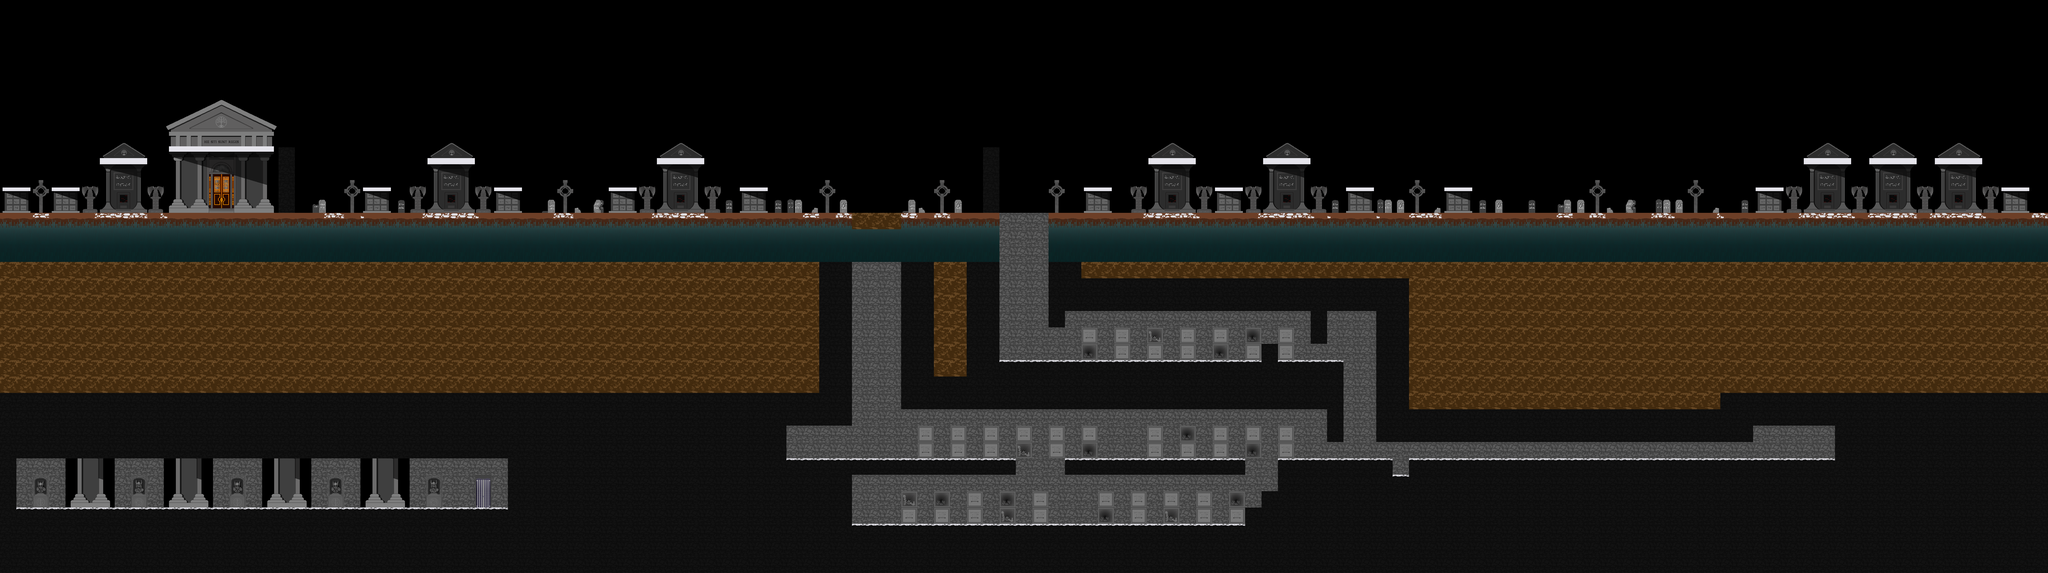

This game map was drawn from its Tiled (.tmx) file and the tilesets committed beside it. A one-line description and the trimmed map source follow:
An orthogonal 125x35 tile map with 64x64 px tiles, 2 tile layers (derriere, solides), 1 hidden layer not drawn and 103 objects (escalier, checkPoint4, checkPoint3, checkPoint1, checkPoint2, ...).

<map version="1.4" tiledversion="1.4.3" orientation="orthogonal" renderorder="right-down" width="125" height="35" tilewidth="64" tileheight="64" infinite="0" nextlayerid="37" nextobjectid="169">
 <tileset firstgid="1" name="tableauTiledTilesetCimetiere2" tilewidth="64" tileheight="64" tilecount="168" columns="21">
  <image source="tableauTiledTilesetCimetiere2.png" width="1344" height="512" />
  <tile id="0">
   <properties>
    <property name="collides" type="bool" value="true" />
   </properties>
  </tile>
  <tile id="1">
   <properties>
    <property name="collides" type="bool" value="false" />
   </properties>
  </tile>
  <tile id="2">
   <properties>
    <property name="collides" type="bool" value="false" />
   </properties>
  </tile>
  <tile id="3">
   <properties>
    <property name="collides" type="bool" value="false" />
   </properties>
  </tile>
  <tile id="4">
   <properties>
    <property name="collides" type="bool" value="false" />
   </properties>
  </tile>
  <tile id="5">
   <properties>
    <property name="collides" type="bool" value="true" />
   </properties>
  </tile>
  <tile id="6">
   <properties>
    <property name="collides" type="bool" value="true" />
   </properties>
  </tile>
  <tile id="7">
   <properties>
    <property name="collides" type="bool" value="false" />
   </properties>
  </tile>
  <tile id="8">
   <properties>
    <property name="collides" type="bool" value="false" />
   </properties>
  </tile>
  <tile id="9">
   <properties>
    <property name="collides" type="bool" value="false" />
   </properties>
  </tile>
  <tile id="10">
   <properties>
    <property name="collides" type="bool" value="true" />
   </properties>
  </tile>
  <tile id="11">
   <properties>
    <property name="collides" type="bool" value="true" />
   </properties>
  </tile>
  <tile id="12">
   <properties>
    <property name="collides" type="bool" value="false" />
   </properties>
  </tile>
  <tile id="13">
   <properties>
    <property name="collides" type="bool" value="false" />
   </properties>
  </tile>
  <tile id="14">
   <properties>
    <property name="collides" type="bool" value="false" />
   </properties>
  </tile>
  <tile id="15">
   <properties>
    <property name="collides" type="bool" value="false" />
   </properties>
  </tile>
  <tile id="16">
   <properties>
    <property name="collides" type="bool" value="false" />
   </properties>
  </tile>
  <tile id="17">
   <properties>
    <property name="collides" type="bool" value="false" />
   </properties>
  </tile>
  <tile id="18">
   <properties>
    <property name="collides" type="bool" value="false" />
   </properties>
  </tile>
  <tile id="21">
   <properties>
    <property name="collides" type="bool" value="false" />
   </properties>
  </tile>
  <tile id="22">
   <properties>
    <property name="collides" type="bool" value="false" />
   </properties>
  </tile>
  <tile id="23">
   <properties>
    <property name="collides" type="bool" value="false" />
   </properties>
  </tile>
  <tile id="24">
   <properties>
    <property name="collides" type="bool" value="false" />
   </properties>
  </tile>
  <tile id="25">
   <properties>
    <property name="collides" type="bool" value="false" />
   </properties>
  </tile>
  <tile id="26">
   <properties>
    <property name="collides" type="bool" value="false" />
   </properties>
  </tile>
  <tile id="27">
   <properties>
    <property name="collides" type="bool" value="false" />
   </properties>
  </tile>
  <tile id="28">
   <properties>
    <property name="collides" type="bool" value="false" />
   </properties>
  </tile>
  <tile id="29">
   <properties>
    <property name="collides" type="bool" value="false" />
   </properties>
  </tile>
  <tile id="30">
   <properties>
    <property name="collides" type="bool" value="false" />
   </properties>
  </tile>
  <tile id="31">
   <properties>
    <property name="collides" type="bool" value="true" />
   </properties>
  </tile>
  <tile id="32">
   <properties>
    <property name="collides" type="bool" value="true" />
   </properties>
  </tile>
  <tile id="33">
   <properties>
    <property name="collides" type="bool" value="false" />
   </properties>
  </tile>
  <tile id="34">
   <properties>
    <property name="collides" type="bool" value="false" />
   </properties>
  </tile>
  <tile id="35">
   <properties>
    <property name="collides" type="bool" value="false" />
   </properties>
  </tile>
  <tile id="36">
   <properties>
    <property name="collides" type="bool" value="false" />
   </properties>
  </tile>
  <tile id="37">
   <properties>
    <property name="collides" type="bool" value="false" />
   </properties>
  </tile>
  <tile id="38">
   <properties>
    <property name="collides" type="bool" value="false" />
   </properties>
  </tile>
  <tile id="39">
   <properties>
    <property name="collides" type="bool" value="false" />
   </properties>
  </tile>
  <tile id="42">
   <properties>
    <property name="collides" type="bool" value="false" />
   </properties>
  </tile>
  <tile id="43">
   <properties>
    <property name="collides" type="bool" value="false" />
   </properties>
  </tile>
  <tile id="44">
   <properties>
    <property name="collides" type="bool" value="false" />
   </properties>
  </tile>
  <tile id="45">
   <properties>
    <property name="collides" type="bool" value="false" />
   </properties>
  </tile>
  <tile id="46">
   <properties>
    <property name="collides" type="bool" value="false" />
   </properties>
  </tile>
  <tile id="47">
   <properties>
    <property name="collides" type="bool" value="true" />
   </properties>
  </tile>
  <tile id="48">
   <properties>
    <property name="collides" type="bool" value="false" />
   </properties>
  </tile>
  <tile id="49">
   <properties>
    <property name="collides" type="bool" value="false" />
   </properties>
  </tile>
  <tile id="50">
   <properties>
    <property name="collides" type="bool" value="false" />
   </properties>
  </tile>
  <tile id="51">
   <properties>
    <property name="collides" type="bool" value="false" />
   </properties>
  </tile>
  <tile id="52">
   <properties>
    <property name="collides" type="bool" value="false" />
   </properties>
  </tile>
  <tile id="53">
   <properties>
    <property name="collides" type="bool" value="false" />
   </properties>
  </tile>
  <tile id="54">
   <properties>
    <property name="collides" type="bool" value="false" />
   </properties>
  </tile>
  <tile id="55">
   <properties>
    <property name="collides" type="bool" value="false" />
   </properties>
  </tile>
  <tile id="56">
   <properties>
    <property name="collides" type="bool" value="false" />
   </properties>
  </tile>
  <tile id="57">
   <properties>
    <property name="collides" type="bool" value="false" />
   </properties>
  </tile>
  <tile id="58">
   <properties>
    <property name="collides" type="bool" value="false" />
   </properties>
  </tile>
  <tile id="59">
   <properties>
    <property name="collides" type="bool" value="false" />
   </properties>
  </tile>
  <tile id="60">
   <properties>
    <property name="collides" type="bool" value="false" />
   </properties>
  </tile>
  <tile id="63">
   <properties>
    <property name="collides" type="bool" value="false" />
   </properties>
  </tile>
  <tile id="64">
   <properties>
    <property name="collides" type="bool" value="false" />
   </properties>
  </tile>
  <tile id="65">
   <properties>
    <property name="collides" type="bool" value="false" />
   </properties>
  </tile>
  <tile id="66">
   <properties>
    <property name="collides" type="bool" value="false" />
   </properties>
  </tile>
  <tile id="67">
   <properties>
    <property name="collides" type="bool" value="false" />
   </properties>
  </tile>
  <tile id="68">
   <properties>
    <property name="collides" type="bool" value="true" />
   </properties>
  </tile>
  <tile id="69">
   <properties>
    <property name="collides" type="bool" value="true" />
   </properties>
  </tile>
  <tile id="70">
   <properties>
    <property name="collides" type="bool" value="true" />
   </properties>
  </tile>
  <tile id="71">
   <properties>
    <property name="collides" type="bool" value="true" />
   </properties>
  </tile>
  <tile id="72">
   <properties>
    <property name="collides" type="bool" value="true" />
   </properties>
  </tile>
  <tile id="73">
   <properties>
    <property name="collides" type="bool" value="true" />
   </properties>
  </tile>
  <tile id="74">
   <properties>
    <property name="collides" type="bool" value="false" />
   </properties>
  </tile>
  <tile id="75">
   <properties>
    <property name="collides" type="bool" value="false" />
   </properties>
  </tile>
  <tile id="76">
   <properties>
    <property name="collides" type="bool" value="false" />
   </properties>
  </tile>
  <tile id="77">
   <properties>
    <property name="collides" type="bool" value="false" />
   </properties>
  </tile>
  <tile id="78">
   <properties>
    <property name="collides" type="bool" value="false" />
   </properties>
  </tile>
  <tile id="79">
   <properties>
    <property name="collides" type="bool" value="false" />
   </properties>
  </tile>
  <tile id="80">
   <properties>
    <property name="collides" type="bool" value="false" />
   </properties>
  </tile>
  <tile id="81">
   <properties>
    <property name="collides" type="bool" value="false" />
   </properties>
  </tile>
  <tile id="84">
   <properties>
    <property name="collides" type="bool" value="false" />
   </properties>
  </tile>
  <tile id="85">
   <properties>
    <property name="collides" type="bool" value="false" />
   </properties>
  </tile>
  <tile id="86">
   <properties>
    <property name="collides" type="bool" value="false" />
   </properties>
  </tile>
  <tile id="87">
   <properties>
    <property name="collides" type="bool" value="false" />
   </properties>
  </tile>
  <tile id="88">
   <properties>
    <property name="collides" type="bool" value="false" />
   </properties>
  </tile>
  <tile id="89">
   <properties>
    <property name="collides" type="bool" value="false" />
   </properties>
  </tile>
  <tile id="90">
   <properties>
    <property name="collides" type="bool" value="true" />
   </properties>
  </tile>
  <tile id="91">
   <properties>
    <property name="collides" type="bool" value="true" />
   </properties>
  </tile>
  <tile id="92">
   <properties>
    <property name="collides" type="bool" value="true" />
   </properties>
  </tile>
  <tile id="93">
   <properties>
    <property name="collides" type="bool" value="true" />
   </properties>
  </tile>
  <tile id="94">
   <properties>
    <property name="collides" type="bool" value="true" />
   </properties>
  </tile>
  <tile id="95">
   <properties>
    <property name="collides" type="bool" value="false" />
   </properties>
  </tile>
  <tile id="96">
   <properties>
    <property name="collides" type="bool" value="false" />
   </properties>
  </tile>
  <tile id="97">
   <properties>
    <property name="collides" type="bool" value="false" />
   </properties>
  </tile>
  <tile id="98">
   <properties>
    <property name="collides" type="bool" value="false" />
   </properties>
  </tile>
  <tile id="99">
   <properties>
    <property name="collides" type="bool" value="false" />
   </properties>
  </tile>
  <tile id="100">
   <properties>
    <property name="collides" type="bool" value="false" />
   </properties>
  </tile>
  <tile id="101">
   <properties>
    <property name="collides" type="bool" value="false" />
   </properties>
  </tile>
  <tile id="102">
   <properties>
    <property name="collides" type="bool" value="false" />
   </properties>
  </tile>
  <tile id="105">
   <properties>
    <property name="collides" type="bool" value="false" />
   </properties>
  </tile>
  <tile id="106">
   <properties>
    <property name="collides" type="bool" value="false" />
   </properties>
  </tile>
  <tile id="107">
   <properties>
    <property name="collides" type="bool" value="false" />
   </properties>
  </tile>
  <tile id="108">
   <properties>
    <property name="collides" type="bool" value="false" />
   </properties>
  </tile>
  <tile id="109">
   <properties>
    <property name="collides" type="bool" value="false" />
   </properties>
  </tile>
  <tile id="110">
   <properties>
    <property name="collides" type="bool" value="false" />
   </properties>
  </tile>
  <tile id="111">
   <properties>
    <property name="collides" type="bool" value="false" />
   </properties>
  </tile>
  <tile id="112">
   <properties>
    <property name="collides" type="bool" value="false" />
   </properties>
  </tile>
  <tile id="113">
   <properties>
    <property name="collides" type="bool" value="false" />
   </properties>
  </tile>
  <tile id="114">
   <properties>
    <property name="collides" type="bool" value="false" />
   </properties>
  </tile>
  <tile id="115">
   <properties>
    <property name="collides" type="bool" value="false" />
   </properties>
  </tile>
  <tile id="116">
   <properties>
    <property name="collides" type="bool" value="false" />
   </properties>
  </tile>
  <tile id="117">
   <properties>
    <property name="collides" type="bool" value="false" />
   </properties>
  </tile>
  <tile id="118">
   <properties>
    <property name="collides" type="bool" value="false" />
   </properties>
  </tile>
  <tile id="119">
   <properties>
    <property name="collides" type="bool" value="false" />
   </properties>
  </tile>
  <tile id="120">
   <properties>
    <property name="collides" type="bool" value="false" />
   </properties>
  </tile>
  <tile id="121">
   <properties>
    <property name="collides" type="bool" value="false" />
   </properties>
  </tile>
  <tile id="122">
   <properties>
    <property name="collides" type="bool" value="false" />
   </properties>
  </tile>
  <tile id="123">
   <properties>
    <property name="collides" type="bool" value="false" />
   </properties>
  </tile>
  <tile id="126">
   <properties>
    <property name="collides" type="bool" value="false" />
   </properties>
  </tile>
  <tile id="127">
   <properties>
    <property name="collides" type="bool" value="false" />
   </properties>
  </tile>
  <tile id="128">
   <properties>
    <property name="collides" type="bool" value="false" />
   </properties>
  </tile>
  <tile id="129">
   <properties>
    <property name="collides" type="bool" value="false" />
   </properties>
  </tile>
  <tile id="130">
   <properties>
    <property name="collides" type="bool" value="false" />
   </properties>
  </tile>
  <tile id="131">
   <properties>
    <property name="collides" type="bool" value="false" />
   </properties>
  </tile>
  <tile id="132">
   <properties>
    <property name="collides" type="bool" value="false" />
   </properties>
  </tile>
  <tile id="133">
   <properties>
    <property name="collides" type="bool" value="false" />
   </properties>
  </tile>
  <tile id="134">
   <properties>
    <property name="collides" type="bool" value="false" />
   </properties>
  </tile>
  <tile id="135">
   <properties>
    <property name="collides" type="bool" value="false" />
   </properties>
  </tile>
  <tile id="136">
   <properties>
    <property name="collides" type="bool" value="false" />
   </properties>
  </tile>
  <tile id="137">
   <properties>
    <property name="collides" type="bool" value="false" />
   </properties>
  </tile>
  <tile id="138">
   <properties>
    <property name="collides" type="bool" value="false" />
   </properties>
  </tile>
  <tile id="139">
   <properties>
    <property name="collides" type="bool" value="false" />
   </properties>
  </tile>
  <tile id="140">
   <properties>
    <property name="collides" type="bool" value="false" />
   </properties>
  </tile>
  <tile id="141">
   <properties>
    <property name="collides" type="bool" value="false" />
   </properties>
  </tile>
  <tile id="142">
   <properties>
    <property name="collides" type="bool" value="false" />
   </properties>
  </tile>
  <tile id="143">
   <properties>
    <property name="collides" type="bool" value="false" />
   </properties>
  </tile>
  <tile id="144">
   <properties>
    <property name="collides" type="bool" value="false" />
   </properties>
  </tile>
 </tileset>
 <layer id="3" name="devant" width="125" height="35" visible="0">
  <data>[4375 cells, 0 non-empty, 0 distinct tile ids]</data>
 </layer>
 <layer id="2" name="derriere" width="125" height="35">
  <data>[4375 cells, 2373 non-empty, 93 distinct tile ids]</data>
 </layer>
 <layer id="1" name="solides" width="125" height="35">
  <properties>
   <property name="collides" type="bool" value="false" />
  </properties>
  <data>[4375 cells, 829 non-empty, 11 distinct tile ids]</data>
 </layer>
 <objectgroup id="17" name="escaliers">
  <object id="108" name="escalier" gid="69" x="1856" y="1984" width="64" height="64" />
 </objectgroup>
 <objectgroup id="4" name="stars">
  <object id="16" gid="70" x="576" y="1984" width="64" height="64" />
  <object id="19" gid="70" x="832" y="512" width="64" height="64" />
  <object id="22" gid="70" x="1439.5" y="823.5" width="64" height="64" />
  <object id="24" gid="70" x="2398.5" y="815" width="64" height="64" />
  <object id="27" gid="70" x="34" y="822" width="64" height="64" />
  <object id="28" gid="70" x="4766" y="822" width="64" height="64" />
  <object id="29" gid="70" x="5670" y="822" width="64" height="64" />
  <object id="30" gid="70" x="7842" y="820" width="64" height="64" />
  <object id="31" gid="70" x="1952" y="824" width="64" height="64" />
  <object id="32" gid="70" x="2912" y="818" width="64" height="64" />
  <object id="38" gid="70" x="4544" y="2048" width="64" height="64" />
  <object id="39" gid="70" x="4288" y="2048" width="64" height="64" />
  <object id="40" gid="70" x="3904" y="2048" width="64" height="64" />
  <object id="41" gid="70" x="3968" y="1792" width="64" height="64" />
  </objectgroup>
 <objectgroup id="5" name="checkPoints">
  <!-- 4 objects omitted --></objectgroup>
 <objectgroup id="6" name="flyingMonsters">
  <!-- 4 objects omitted --></objectgroup>
 <objectgroup id="7" name="zombies">
  <!-- 7 objects omitted --></objectgroup>
 <objectgroup id="20" name="bougies">
  <!-- 3 objects omitted --></objectgroup>
 <objectgroup id="32" name="bougies1">
  <!-- 2 objects omitted --></objectgroup>
 <objectgroup id="33" name="bougies2">
  <!-- 2 objects omitted --></objectgroup>
 <objectgroup id="34" name="bougies3">
  <!-- 2 objects omitted --></objectgroup>
 <objectgroup id="8" name="torches">
  <!-- 4 objects omitted --></objectgroup>
 <objectgroup id="21" name="torches1">
  <!-- 4 objects omitted --></objectgroup>
 <objectgroup id="22" name="torches2">
  <!-- 3 objects omitted --></objectgroup>
 <objectgroup id="23" name="torches3">
  <!-- 2 objects omitted --></objectgroup>
 <objectgroup id="24" name="torches4">
  <!-- 1 objects omitted --></objectgroup>
 <objectgroup id="25" name="torches5">
  <!-- 1 objects omitted --></objectgroup>
 <objectgroup id="26" name="torches6">
  <!-- 1 objects omitted --></objectgroup>
 <objectgroup id="28" name="torches7">
  <!-- 1 objects omitted --></objectgroup>
 <objectgroup id="29" name="torches8">
  <!-- 1 objects omitted --></objectgroup>
 <objectgroup id="9" name="aurore" />
 <objectgroup id="16" name="rocheQuiRoule">
  <!-- 3 objects omitted --></objectgroup>
 <objectgroup id="10" name="vase">
  <!-- 12 objects omitted --></objectgroup>
 <objectgroup id="18" name="solFragilePierre">
  <!-- 3 objects omitted --></objectgroup>
 <objectgroup id="15" name="solFragile">
  <!-- 3 objects omitted --></objectgroup>
 <objectgroup id="11" name="bossSpectre">
  <!-- 1 objects omitted --></objectgroup>
 <objectgroup id="12" name="sacdos" />
 <objectgroup id="13" name="spectres" />
 <objectgroup id="14" name="squelettes">
  <!-- 11 objects omitted --></objectgroup>
</map>
<!-- 88 of 103 objects omitted -->
